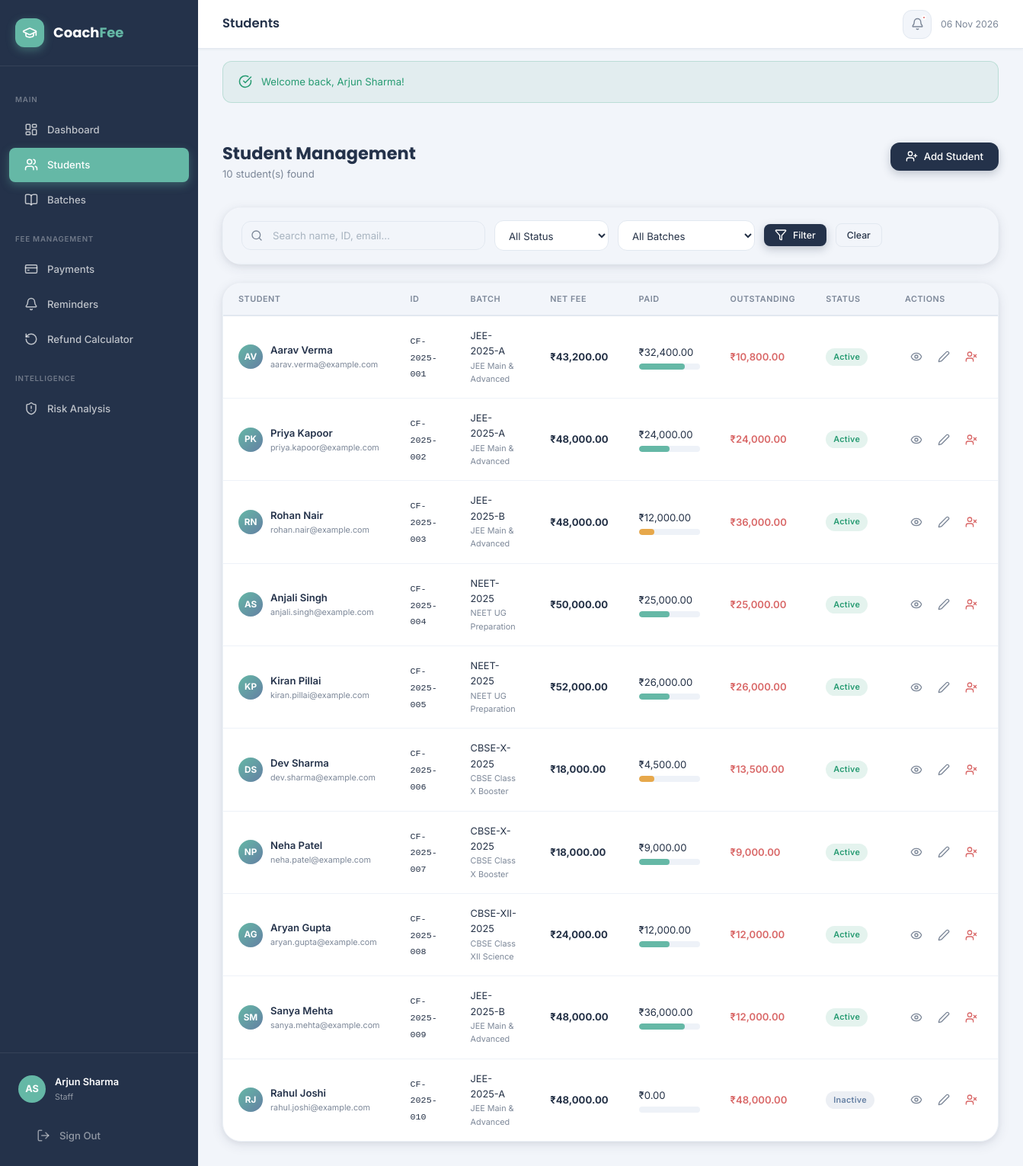
Screenshot of /src/staff/students.php (signed in) with the database file from the repository.
### tables this page shows
CREATE TABLE IF NOT EXISTS students (
    id              INT UNSIGNED AUTO_INCREMENT PRIMARY KEY,
    student_id      VARCHAR(20) NOT NULL UNIQUE,   
    name            VARCHAR(120) NOT NULL,
    email           VARCHAR(180),
    phone           VARCHAR(20),
    dob             DATE,
    address         TEXT,
    batch_id        INT UNSIGNED,
    enroll_date     DATE NOT NULL,
    status          ENUM('active','inactive','dropout','completed') NOT NULL DEFAULT 'active',
    photo           VARCHAR(255) DEFAULT NULL,
    notes           TEXT,
    created_at      DATETIME NOT NULL DEFAULT CURRENT_TIMESTAMP,
    updated_at      DATETIME NOT NULL DEFAULT CURRENT_TIMESTAMP ON UPDATE CURRENT_TIMESTAMP,
    FOREIGN KEY (batch_id) REFERENCES batches(id) ON DELETE SET NULL,
    INDEX idx_batch (batch_id),
    INDEX idx_status (status),
    FULLTEXT idx_ft_name (name, email)
);

CREATE TABLE IF NOT EXISTS batches (
    id              INT UNSIGNED AUTO_INCREMENT PRIMARY KEY,
    name            VARCHAR(120) NOT NULL,
    course_name     VARCHAR(180) NOT NULL,
    description     TEXT,
    total_fee       DECIMAL(10,2) NOT NULL DEFAULT 0.00,
    start_date      DATE,
    end_date        DATE,
    max_students    INT UNSIGNED DEFAULT 50,
    is_active       TINYINT(1) NOT NULL DEFAULT 1,
    created_at      DATETIME NOT NULL DEFAULT CURRENT_TIMESTAMP
);

### config/session.php (called while the page is built, shortened)
<?php
function is_logged_in(): bool {
    return !empty($_SESSION['user_id']) && !empty($_SESSION['role']);
}
function current_user(): ?array {
    return [
        'id'    => $_SESSION['user_id'],
        'name'  => $_SESSION['user_name'],
        'email' => $_SESSION['user_email'],
        'role'  => $_SESSION['role'],
    ];
}
function get_flash(string $key): ?string {
    $msg = $_SESSION['flash'][$key] ?? null;
    return $msg;
}
function h(string $value): string {
    return htmlspecialchars($value, ENT_QUOTES | ENT_HTML5, 'UTF-8');
}
function fmt_currency(float $amount): string {
    return '₹' . number_format($amount, 2);
}

### config/database.php (called while the page is built, shortened)
<?php
class Database {
    private static ?PDO $instance = null;
    public static function getInstance(): PDO {
        if (self::$instance === null) {
            $dsn = sprintf(
                'mysql:host=%s;port=%s;dbname=%s;charset=%s',
                DB_HOST, DB_PORT, DB_NAME, DB_CHARSET
            );
            $options = [
                PDO::ATTR_ERRMODE            => PDO::ERRMODE_EXCEPTION,
                PDO::ATTR_DEFAULT_FETCH_MODE => PDO::FETCH_ASSOC,
                PDO::ATTR_EMULATE_PREPARES   => false,
            ];
            try {
                self::$instance = new PDO($dsn, DB_USER, DB_PASS, $options);
            } catch (PDOException $e) {
                if (APP_ENV === 'development') {
                    die('<div style="font-family:sans-serif;color:#D96868;padding:2rem;">
                         <h2>Database Connection Failed</h2>
                         <p>' . htmlspecialchars($e->getMessage()) . '</p>
                         <p>Check your config/config.php settings and ensure MySQL is running.</p>
                         </div>');
                } else {
                    die('Service temporarily unavailable. Please try again later.');
                }
            }
        }
        return self::$instance;
    }
}
function db(): PDO {
    return Database::getInstance();
}

### src/staff/students.php (the view, shortened to what this page needs)
<?php
require_once BASE_PATH . '/config/session.php';
require_once BASE_PATH . '/config/database.php';
$pageTitle  = 'Students';
$activePage = 'students';
$pdo = db();
$search    = trim($_GET['q'] ?? '');
$where = ['1=1'];
$params = [];
$sql = "SELECT s.*, b.name AS batch_name, b.course_name,
               COALESCE(fs.net_fee,0) AS net_fee,
               COALESCE(paid_sum.paid,0) AS total_paid
        FROM students s
        LEFT JOIN batches b ON b.id = s.batch_id
        LEFT JOIN fee_structures fs ON fs.student_id = s.id
        LEFT JOIN (SELECT student_id, SUM(amount) AS paid FROM payments GROUP BY student_id) paid_sum ON paid_sum.student_id = s.id
        WHERE " . implode(' AND ', $where) . "
        ORDER BY s.created_at DESC";
$stmt = $pdo->prepare($sql);
$stmt->execute($params);
$students = $stmt->fetchAll();
include BASE_PATH . '/templates/header.php';
?>
<div class="page-content">
  <div class="page-header">
    <div class="page-header-title">
      <h2>Student Management</h2>
      <p><?= count($students) ?> student(s) found</p>
    </div>
    <a href="/CoachFee/src/staff/student_form.php" class="btn btn-primary">
      <i data-lucide="user-plus"></i> Add Student
    </a>
  </div>
  <div class="card" style="margin-bottom:var(--space-6);">
    <div class="filter-bar">
      <form method="GET" style="display:flex;gap:12px;flex-wrap:wrap;width:100%;align-items:center;">
        <div class="search-bar" style="flex:1;min-width:200px;">
          <input type="text" name="q" class="form-control" placeholder="Search name, ID, email…" value="<?= h($search) ?>">
        </div>
        <select name="status" class="form-control" style="width:150px;">
          <option value="">All Status</option>
        </select>
        <select name="batch_id" class="form-control" style="width:180px;">
          <option value="">All Batches</option>
        </select>
        <button type="submit" class="btn btn-primary btn-sm"><i data-lucide="filter"></i> Filter</button>
        <a href="/CoachFee/src/staff/students.php" class="btn btn-outline btn-sm">Clear</a>
      </form>
    </div>
  </div>
  <div class="card">
    <div class="table-wrapper">
      <table id="studentsTable">
        <thead>
          <tr>
            <th>Student</th>
            <th>ID</th>
            <th>Batch</th>
            <th>Net Fee</th>
            <th>Paid</th>
            <th>Outstanding</th>
            <th>Status</th>
            <th>Actions</th>
          </tr>
        </thead>
        <tbody>
          <?php if (empty($students)): ?>
          <tr><td colspan="8">
            <div class="empty-state">
              <div class="empty-state-icon"><i data-lucide="users"></i></div>
              <h3>No students found</h3>
              <p>Try adjusting your search filters</p>
            </div>
          </td></tr>
          <?php else: ?>
          <?php foreach ($students as $s):
            $outstanding = $s['net_fee'] - $s['total_paid'];
            $pct = $s['net_fee'] > 0 ? min(100, round($s['total_paid']/$s['net_fee']*100)) : 0;
            $initials = implode('',array_map(fn($w)=>strtoupper($w[0]),array_slice(explode(' ',$s['name']),0,2)));
            $statusColors = ['active'=>'badge-success','inactive'=>'badge-secondary','dropout'=>'badge-danger','completed'=>'badge-info'];
          ?>
          <tr>
            <td>
              <div style="display:flex;align-items:center;gap:10px;">
                <div class="avatar avatar-sm"><?= h($initials) ?></div>
                <div>
                  <div style="font-weight:600;color:var(--primary);"><?= h($s['name']) ?></div>
                  <div class="text-xs text-muted"><?= h($s['email'] ?? '—') ?></div>
                </div>
              </div>
            </td>
            <td><code style="font-size:.78rem;"><?= h($s['student_id']) ?></code></td>
            <td>
              <div style="font-size:.85rem;"><?= h($s['batch_name'] ?? '—') ?></div>
              <div class="text-xs text-muted"><?= h($s['course_name'] ?? '') ?></div>
            </td>
            <td><strong><?= fmt_currency((float)$s['net_fee']) ?></strong></td>
            <td>
              <div><?= fmt_currency((float)$s['total_paid']) ?></div>
              <div class="progress" style="margin-top:4px;width:80px;">
                <div class="progress-bar <?= $pct>=100?'success':($pct>=50?'':'warning') ?>" style="width:<?= $pct ?>%"></div>
              </div>
            </td>
            <td style="color:<?= $outstanding>0?'var(--danger)':'var(--success)' ?>;font-weight:600;">
              <?= fmt_currency((float)$outstanding) ?>
            </td>
            <td><span class="badge <?= $statusColors[$s['status']] ?? 'badge-secondary' ?>"><?= ucfirst($s['status']) ?></span></td>
            <td>
              <div style="display:flex;gap:6px;">
                <a href="/CoachFee/src/staff/student_detail.php?id=<?= $s['id'] ?>" class="btn btn-ghost btn-icon-sm" title="View Details"><i data-lucide="eye"></i></a>
                <a href="/CoachFee/src/staff/student_form.php?id=<?= $s['id'] ?>" class="btn btn-ghost btn-icon-sm" title="Edit"><i data-lucide="edit-2"></i></a>
                <button class="btn btn-ghost btn-icon-sm" title="Deactivate"
                  onclick="confirmAction('Deactivate <?= h(addslashes($s['name'])) ?>?', () => submitDelete(<?= $s['id'] ?>))">
                  <i data-lucide="user-x" style="color:var(--danger);"></i>
                </button>
              </div>
            </td>
          </tr>
          <?php endforeach; ?>
          <?php endif; ?>
        </tbody>
      </table>
    </div>
  </div>
</div>
<?php
include BASE_PATH . '/templates/footer.php';
?>

### templates/header.php (shortened to what this page needs)
<?php
require_once BASE_PATH . '/config/session.php';
require_once BASE_PATH . '/config/database.php';
$user = current_user();
$initials = implode('', array_map(fn($w) => strtoupper($w[0]), array_slice(explode(' ', $user['name']), 0, 2)));
?>
<!DOCTYPE html>
<html lang="en">
<head>
    <link rel="stylesheet" href="/CoachFee/assets/css/style.css">
</head>
<body>
<div class="app-shell">
<aside class="sidebar" id="sidebar">
    <div class="sidebar-logo">
        <div class="sidebar-logo-icon"><i data-lucide="graduation-cap"></i></div>
        <span class="sidebar-logo-text">Coach<span>Fee</span></span>
    </div>
    <nav class="sidebar-nav">
        <div class="nav-section-label">Main</div>
        <a href="/CoachFee/src/staff/dashboard.php" class="nav-item <?= ($activePage==='dashboard') ? 'active' : '' ?>">
            <i data-lucide="layout-dashboard"></i> Dashboard
        </a>
        <a href="/CoachFee/src/staff/students.php" class="nav-item <?= ($activePage==='students') ? 'active' : '' ?>">
            <i data-lucide="users"></i> Students
        </a>
        <a href="/CoachFee/src/staff/batches.php" class="nav-item <?= ($activePage==='batches') ? 'active' : '' ?>">
            <i data-lucide="book-open"></i> Batches
        </a>
        <div class="nav-section-label">Fee Management</div>
        <a href="/CoachFee/src/staff/payments.php" class="nav-item <?= ($activePage==='payments') ? 'active' : '' ?>">
            <i data-lucide="credit-card"></i> Payments
        </a>
        <a href="/CoachFee/src/staff/reminders.php" class="nav-item <?= ($activePage==='reminders') ? 'active' : '' ?>">
            <i data-lucide="bell"></i> Reminders
        </a>
        <a href="/CoachFee/src/staff/refund.php" class="nav-item <?= ($activePage==='refund') ? 'active' : '' ?>">
            <i data-lucide="rotate-ccw"></i> Refund Calculator
        </a>
        <div class="nav-section-label">Intelligence</div>
        <a href="/CoachFee/src/staff/risk.php" class="nav-item <?= ($activePage==='risk') ? 'active' : '' ?>">
            <i data-lucide="shield-alert"></i> Risk Analysis
        </a>
    </nav>
    <div class="sidebar-footer">
        <div class="sidebar-user">
            <div class="sidebar-avatar"><?= h($initials) ?></div>
            <div>
                <div class="sidebar-user-name"><?= h($user['name']) ?></div>
                <div class="sidebar-user-role"><?= ucfirst($user['role']) ?></div>
            </div>
        </div>
        <a href="/CoachFee/src/auth/logout.php" class="nav-item" style="margin-top:8px;color:rgba(255,255,255,.5);">
            <i data-lucide="log-out"></i> Sign Out
        </a>
    </div>
</aside>
<div class="main-content">
    <header class="top-header">
        <div class="header-left">
            <div>
                <div class="page-title"><?= h($pageTitle ?? 'Dashboard') ?></div>
            </div>
        </div>
        <div class="header-right">
            <a href="/CoachFee/src/staff/reminders.php" class="header-btn" title="Reminders">
                <i data-lucide="bell"></i>
                <?php
                $overdueCount = db()->query("SELECT COUNT(*) FROM reminders WHERE status='pending'")->fetchColumn();
                if ($overdueCount > 0): ?>
                <span class="badge-dot"></span>
                <?php endif; ?>
            </a>
            <span style="font-size:.82rem;color:var(--text-muted);">
                <?= date('d M Y') ?>
            </span>
        </div>
    </header>
<?php
$flashSuccess = get_flash('success');
?>
<?php if ($flashSuccess): ?>
<div style="padding:0 var(--space-8);margin-top:var(--space-4);">
    <div class="alert alert-success"><i data-lucide="check-circle"></i> <?= h($flashSuccess) ?></div>
</div>
<?php endif; ?>

### templates/footer.php (shortened to what this page needs)
</div>
</div>
</body>
</html>

### rows the page displays
students: name "AV", name "Aarav Verma", email "aarav.verma@example.com", student "CF-2025-001", batch.name "JEE-2025-A", batch.course_name "JEE Main & Advanced", net_fee "₹43,200.00", total_paid "₹32,400.00", $pct 75 (drawn), outstanding "₹10,800.00", status "Active"
students: name "PK", name "Priya Kapoor", email "priya.kapoor@example.com", student "CF-2025-002", batch.name "JEE-2025-A", batch.course_name "JEE Main & Advanced", net_fee "₹48,000.00", total_paid "₹24,000.00", $pct 50 (drawn), outstanding "₹24,000.00", status "Active"
students: name "RN", name "Rohan Nair", email "rohan.nair@example.com", student "CF-2025-003", batch.name "JEE-2025-B", batch.course_name "JEE Main & Advanced", net_fee "₹48,000.00", total_paid "₹12,000.00", $pct 25 (drawn), outstanding "₹36,000.00", status "Active"
students: name "AS", name "Anjali Singh", email "anjali.singh@example.com", student "CF-2025-004", batch.name "NEET-2025", batch.course_name "NEET UG Preparation", net_fee "₹50,000.00", total_paid "₹25,000.00", $pct 50 (drawn), outstanding "₹25,000.00", status "Active"
students: name "KP", name "Kiran Pillai", email "kiran.pillai@example.com", student "CF-2025-005", batch.name "NEET-2025", batch.course_name "NEET UG Preparation", net_fee "₹52,000.00", total_paid "₹26,000.00", $pct 50 (drawn), outstanding "₹26,000.00", status "Active"
students: name "DS", name "Dev Sharma", email "dev.sharma@example.com", student "CF-2025-006", batch.name "CBSE-X-2025", batch.course_name "CBSE Class X Booster", net_fee "₹18,000.00", total_paid "₹4,500.00", $pct 25 (drawn), outstanding "₹13,500.00", status "Active"
students: name "NP", name "Neha Patel", email "neha.patel@example.com", student "CF-2025-007", batch.name "CBSE-X-2025", batch.course_name "CBSE Class X Booster", net_fee "₹18,000.00", total_paid "₹9,000.00", $pct 50 (drawn), outstanding "₹9,000.00", status "Active"
students: name "AG", name "Aryan Gupta", email "aryan.gupta@example.com", student "CF-2025-008", batch.name "CBSE-XII-2025", batch.course_name "CBSE Class XII Science", net_fee "₹24,000.00", total_paid "₹12,000.00", $pct 50 (drawn), outstanding "₹12,000.00", status "Active"
students: name "SM", name "Sanya Mehta", email "sanya.mehta@example.com", student "CF-2025-009", batch.name "JEE-2025-B", batch.course_name "JEE Main & Advanced", net_fee "₹48,000.00", total_paid "₹36,000.00", $pct 75 (drawn), outstanding "₹12,000.00", status "Active"
students: name "RJ", name "Rahul Joshi", email "rahul.joshi@example.com", student "CF-2025-010", batch.name "JEE-2025-A", batch.course_name "JEE Main & Advanced", net_fee "₹48,000.00", total_paid "₹0.00", outstanding "₹48,000.00", status "Inactive"

### other values shown
$initials "AS"
$user['name'] "Arjun Sharma"
$user['role'] "Staff"
$pageTitle "Students"
$flashSuccess "Welcome back, Arjun Sharma!"
count($students) "10"
